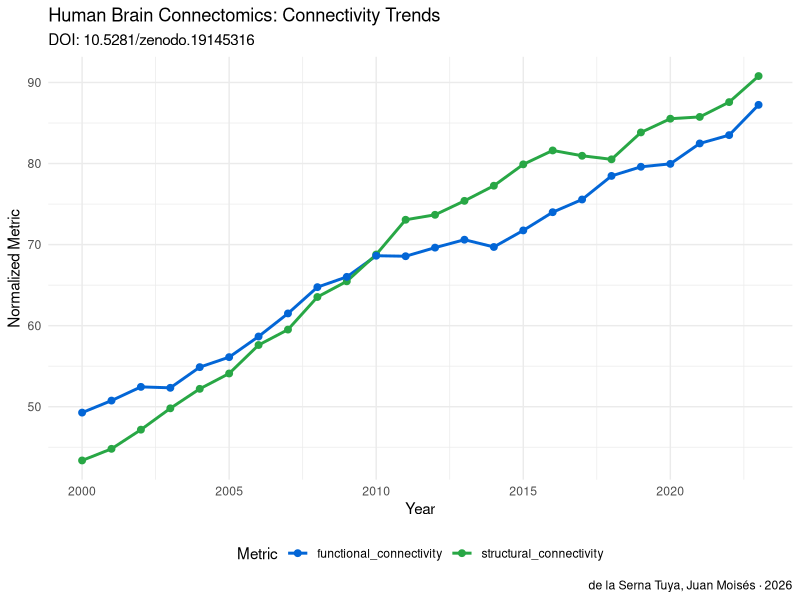

Reproduce this figure in R.
#' analysis.R — Human Brain Connectomics: Structural and Functional Connectivity Database
#' DOI: 10.5281/zenodo.19145316
#' Author: de la Serna Tuya, Juan Moisés · ORCID: 0000-0002-8401-8018
#' License: CC BY 4.0

# ── SETUP ──────────────────────────────────────────────────────────────────
# Required libraries: tidyverse (dplyr, ggplot2, tidyr, readr)
if (!require("tidyverse")) install.packages("tidyverse", repos = "https://cloud.r-project.org")
library(tidyverse)

# ── DATA GENERATION ────────────────────────────────────────────────────────
#' Generates synthetic brain connectivity data for demonstration
generate_synthetic_data <- function(seed = 42) {
  set.seed(seed)
  years <- 2000:2023
  n <- length(years)

  df <- tibble(
    year = years,
    structural_connectivity = cumsum(rnorm(n, mean = 2, sd = 1)) + 40,
    functional_connectivity = cumsum(rnorm(n, mean = 2, sd = 1.2)) + 45,
    network_efficiency = rnorm(n, mean = 0.7, sd = 0.05),
    modularity_index = rnorm(n, mean = 0.4, sd = 0.03)
  )

  return(df)
}

# ── MAIN EXECUTION ─────────────────────────────────────────────────────────
cat("--- Human Brain Connectomics Analysis (R) ---\n")
cat("DOI: 10.5281/zenodo.19145316\n\n")

# Generate data
df <- generate_synthetic_data()

cat("Dataset Summary:\n")
print(summary(df))

# ── VISUALIZATION ──────────────────────────────────────────────────────────
# Temporal trend plot
p1 <- df %>%
  pivot_longer(
    cols = c(structural_connectivity, functional_connectivity),
    names_to = "metric",
    values_to = "value"
  ) %>%
  ggplot(aes(x = year, y = value, color = metric)) +
  geom_line(size = 1) +
  geom_point(size = 2) +
  scale_color_manual(values = c("#0366d6", "#28a745")) +
  labs(
    title = "Human Brain Connectomics: Connectivity Trends",
    subtitle = "DOI: 10.5281/zenodo.19145316",
    x = "Year",
    y = "Normalized Metric",
    color = "Metric",
    caption = "de la Serna Tuya, Juan Moisés · 2026"
  ) +
  theme_minimal() +
  theme(legend.position = "bottom")

# Create figures directory if it doesn't exist
if (!dir.exists("figures")) dir.create("figures")

# Save the plot
output_file <- "figures/analysis_output_r.png"
ggsave(output_file, p1, width = 10, height = 6, dpi = 300)
cat(paste0("\nFigure saved to: ", output_file, "\n"))

# ── CITATION ───────────────────────────────────────────────────────────────
cat("\nCitation:\n")
cat("de la Serna Tuya, Juan Moisés (2026). Human Brain Connectomics: Structural and Functional Connectivity Database. Zenodo. https://doi.org/10.5281/zenodo.19145316\n")
